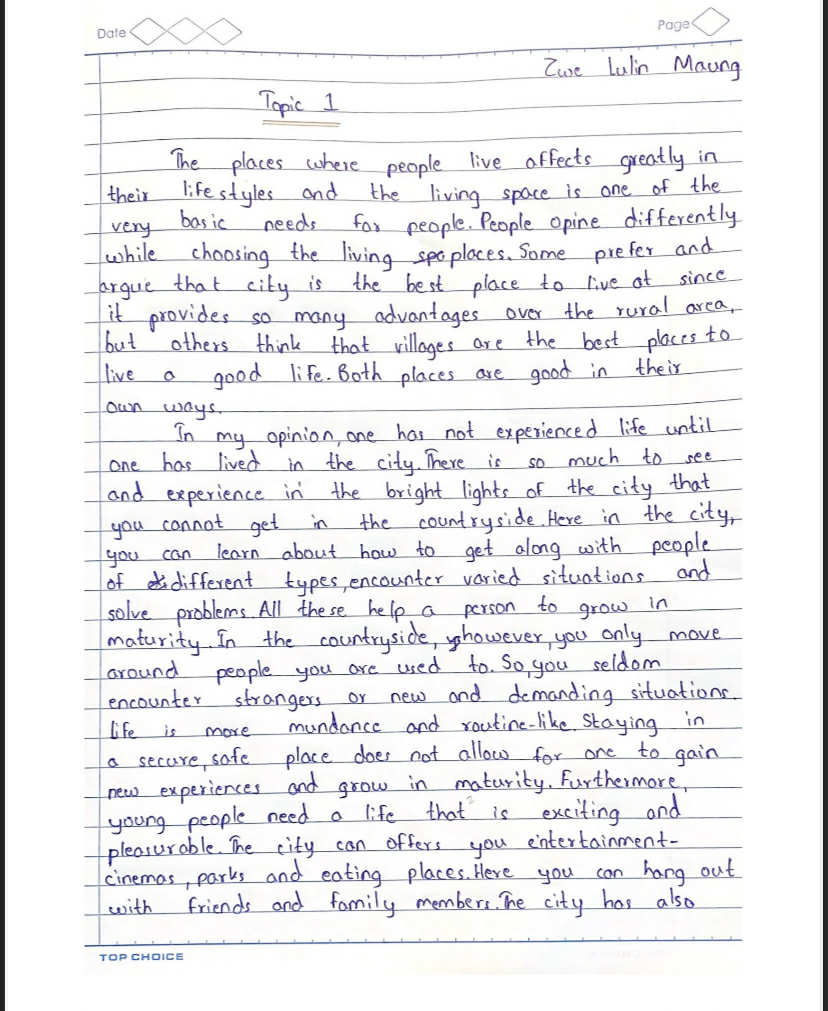
#> input picture test_images/test1.jpeg, 828 x 1011 px
$ python test_module3.py
#> lines starting #> are read from the running program, lines starting #| are printed output that depends on the picture
### module3/transform.py
import cv2
import numpy as np
import matplotlib.pyplot as plt

# ---------- Basic Transformations ----------

def translate(img, tx, ty):
    """Shift image by tx, ty pixels."""
    rows, cols = img.shape[:2]
    M = np.float32([[1, 0, tx], [0, 1, ty]])
    shifted = cv2.warpAffine(img, M, (cols, rows))
    return shifted


def rotate(img, angle, scale=1.0):
    """Rotate image by given angle around its center."""
    rows, cols = img.shape[:2]
    center = (cols // 2, rows // 2)
    M = cv2.getRotationMatrix2D(center, angle, scale)
    rotated = cv2.warpAffine(img, M, (cols, rows))
    return rotated


def scale(img, fx, fy, interpolation=cv2.INTER_LINEAR):
    """Resize image by fx, fy scaling factors."""
    return cv2.resize(img, None, fx=fx, fy=fy, interpolation=interpolation)


# ---------- Affine & Perspective Transformations ----------

def affine_transform(img, pts1=None, pts2=None):
    """Apply affine transformation using given point sets."""
    rows, cols = img.shape[:2]
    if pts1 is None:
        pts1 = np.float32([[50, 50], [200, 50], [50, 200]])
    if pts2 is None:
        pts2 = np.float32([[10, 100], [200, 50], [100, 250]])
    M = cv2.getAffineTransform(pts1, pts2)
    dst = cv2.warpAffine(img, M, (cols, rows))
    return dst


def perspective_transform(img, pts1=None, pts2=None):
    """Apply perspective (homography) transformation."""
    rows, cols = img.shape[:2]
    if pts1 is None:
        pts1 = np.float32([[0, 0], [cols-1, 0], [0, rows-1], [cols-1, rows-1]])
    if pts2 is None:
        pts2 = np.float32([[50, 50], [cols-100, 30], [30, rows-80], [cols-50, rows-50]])
    M = cv2.getPerspectiveTransform(pts1, pts2)
    dst = cv2.warpPerspective(img, M, (cols, rows))
    return dst


# ---------- Interpolation Techniques ----------

def resize_with_interpolation(img, scale_percent=150, method='bilinear'):
    """Resize image with chosen interpolation."""
    methods = {
        'nearest': cv2.INTER_NEAREST,
        'bilinear': cv2.INTER_LINEAR,
        'bicubic': cv2.INTER_CUBIC,
    }
    interp = methods.get(method, cv2.INTER_LINEAR)
    width = int(img.shape[1] * scale_percent / 100)
    height = int(img.shape[0] * scale_percent / 100)
    resized = cv2.resize(img, (width, height), interpolation=interp)
    return resized


# ---------- Visualization ----------
def show_comparison(original, processed, title1="Original", title2="Transformed"):
    """Display two images side-by-side."""
    plt.figure(figsize=(10, 4))
    plt.subplot(1, 2, 1)
    if len(original.shape) == 3:
        plt.imshow(cv2.cvtColor(original, cv2.COLOR_BGR2RGB))
    else:
        plt.imshow(original, cmap='gray')
    plt.title(title1)
    plt.axis('off')

    plt.subplot(1, 2, 2)
    if len(processed.shape) == 3:
        plt.imshow(cv2.cvtColor(processed, cv2.COLOR_BGR2RGB))
    else:
        plt.imshow(processed, cmap='gray')
    plt.title(title2)
    plt.axis('off')
    plt.show()

### test_module3.py
import cv2
from module3.transform import (
    translate,
    rotate,
    scale,
    affine_transform,
    perspective_transform,
    resize_with_interpolation,
    show_comparison
)

# Load test image
img = cv2.imread('test_images/test1.jpeg')
#> img is the input picture: shape (1011, 828, 3); mean B, G, R 239.6, 237.8, 237.9
if img is None:
    raise FileNotFoundError("⚠️ Image not found! Check 'test_images/digit_sample.jpg'.")

# 1️⃣ Translation
translated = translate(img, tx=50, ty=30)
#> in translate, `shifted = cv2.warpAffine(img, M, (cols, rows))`:
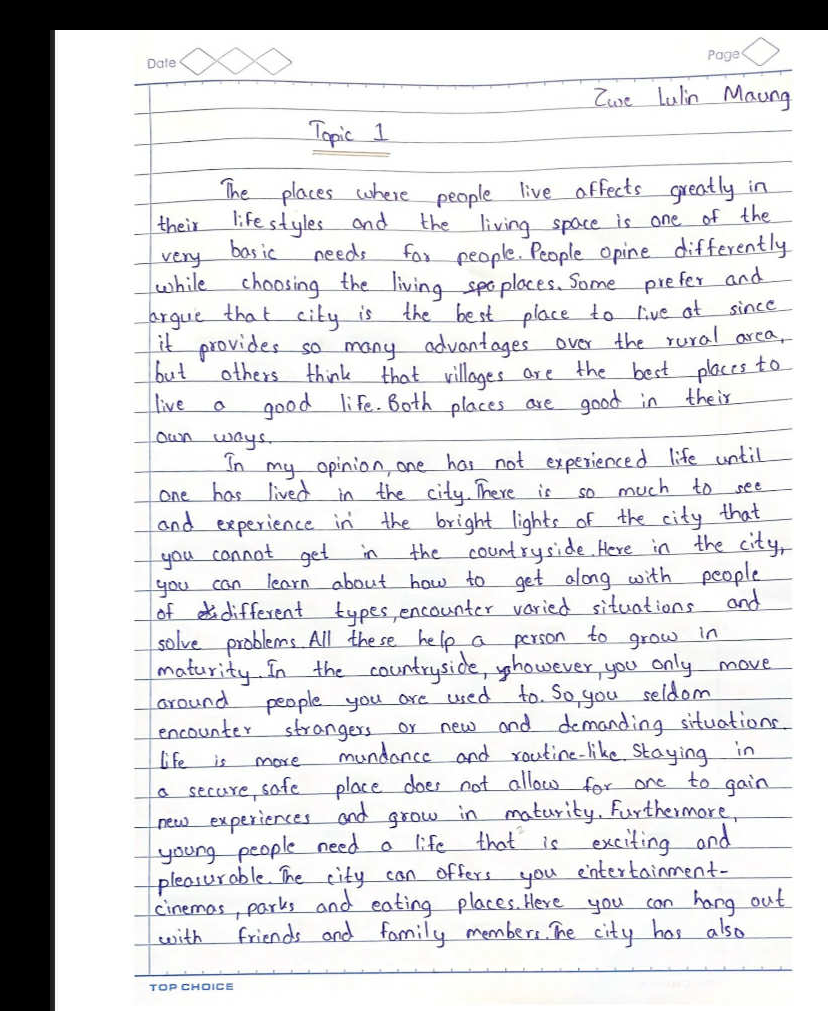
#> shifted: shape (1011, 828, 3); mean B, G, R 218.5, 216.7, 216.8
show_comparison(img, translated, "Original", "Translated (+50, +30)")

# 2️⃣ Rotation
rotated = rotate(img, angle=30)
#> in rotate, `rotated = cv2.warpAffine(img, M, (cols, rows))`:
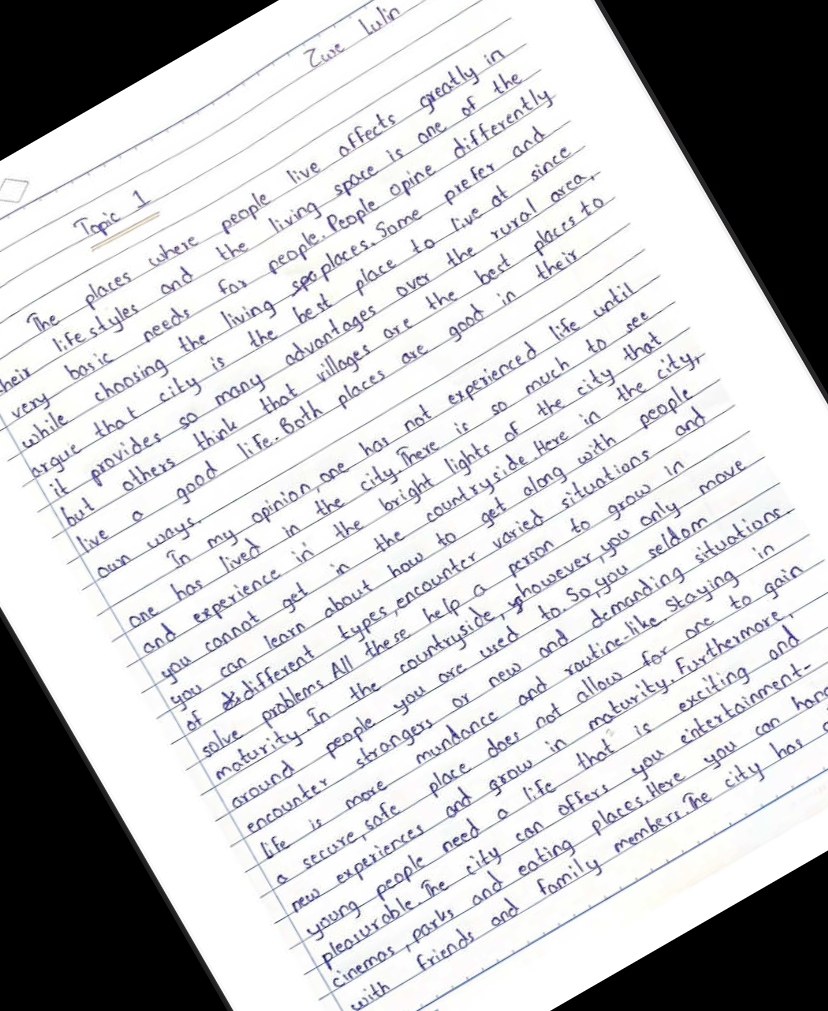
#> rotated: shape (1011, 828, 3); mean B, G, R 200.6, 198.9, 199
show_comparison(img, rotated, "Original", "Rotated 30°")

# 3️⃣ Scaling
scaled = scale(img, fx=1.5, fy=1.5)
show_comparison(img, scaled, "Original", "Scaled ×1.5")
#> call 3 of show_comparison, with title1 = 'Original', title2 = 'Scaled ×1.5'
#> in show_comparison (call 3), `plt.show()`:
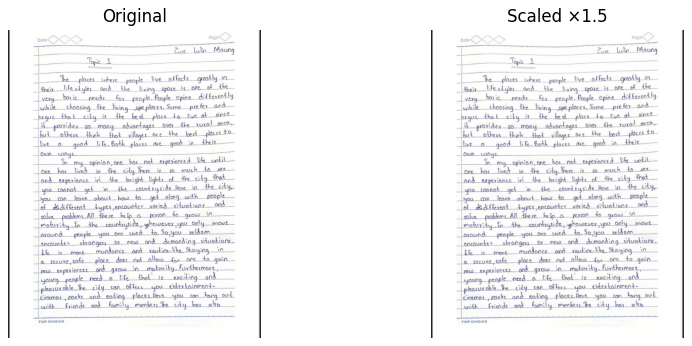
#> figure drawn by matplotlib, 2 panels

# 4️⃣ Affine Transformation
affined = affine_transform(img)
#> in affine_transform, `dst = cv2.warpAffine(img, M, (cols, rows))`:
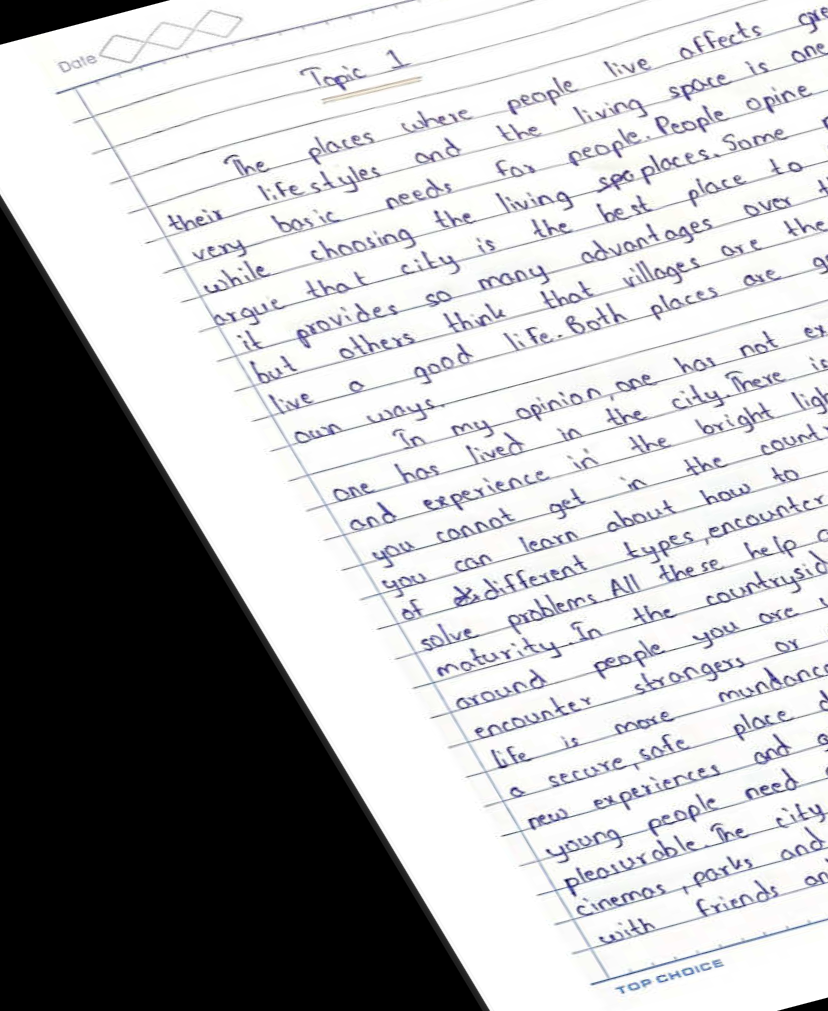
#> dst: shape (1011, 828, 3); mean B, G, R 182.3, 180.8, 180.8
show_comparison(img, affined, "Original", "Affine Transform")
#> call 4 of show_comparison, with title1 = 'Original', title2 = 'Affine Transform'
#> in show_comparison (call 4), `plt.show()`:
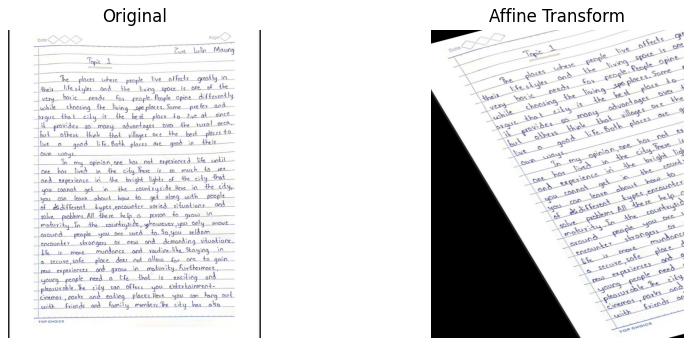
#> figure drawn by matplotlib, 2 panels

# 5️⃣ Perspective Transformation
persp = perspective_transform(img)
#> in perspective_transform, `dst = cv2.warpPerspective(img, M, (cols, rows))`:
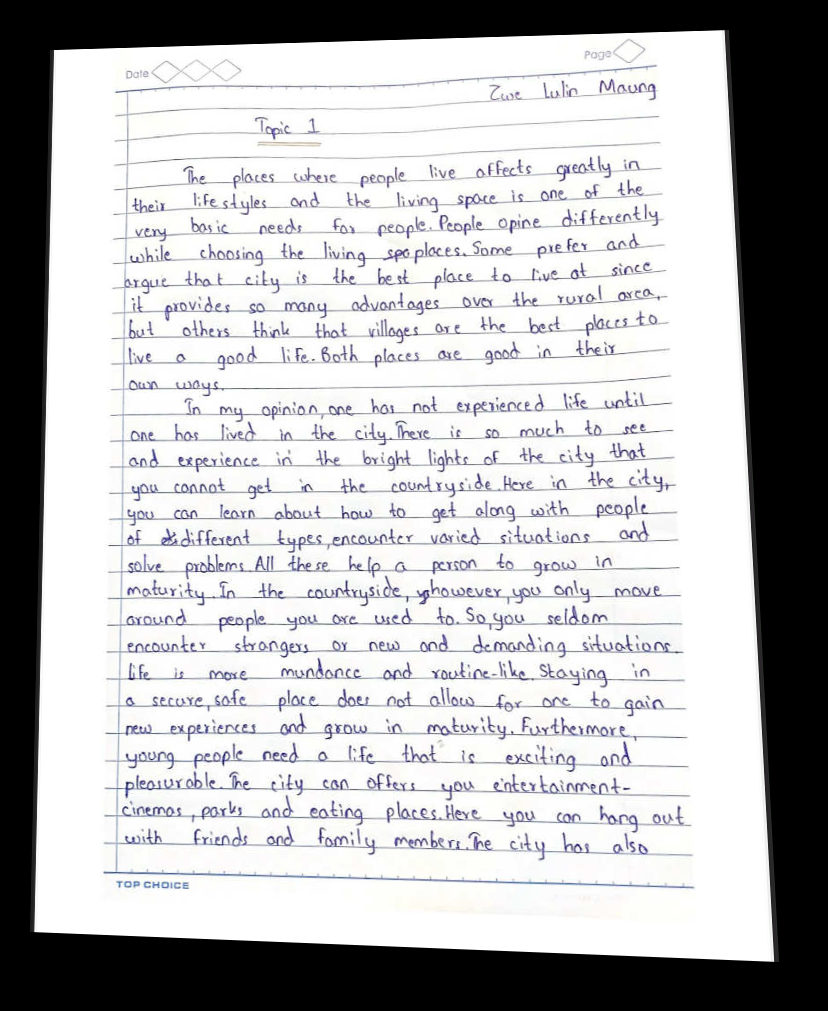
#> dst: shape (1011, 828, 3); mean B, G, R 185.2, 183.8, 183.9
show_comparison(img, persp, "Original", "Perspective Transform")
#> in show_comparison (call 5), `plt.show()`:
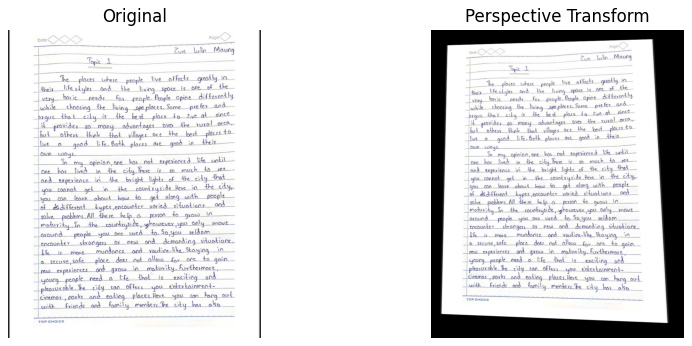
#> figure drawn by matplotlib, 2 panels

# 6️⃣ Interpolation Resizing (Bicubic)
resized = resize_with_interpolation(img, scale_percent=200, method='bicubic')
show_comparison(img, resized, "Original", "Bicubic Resized ×2")
